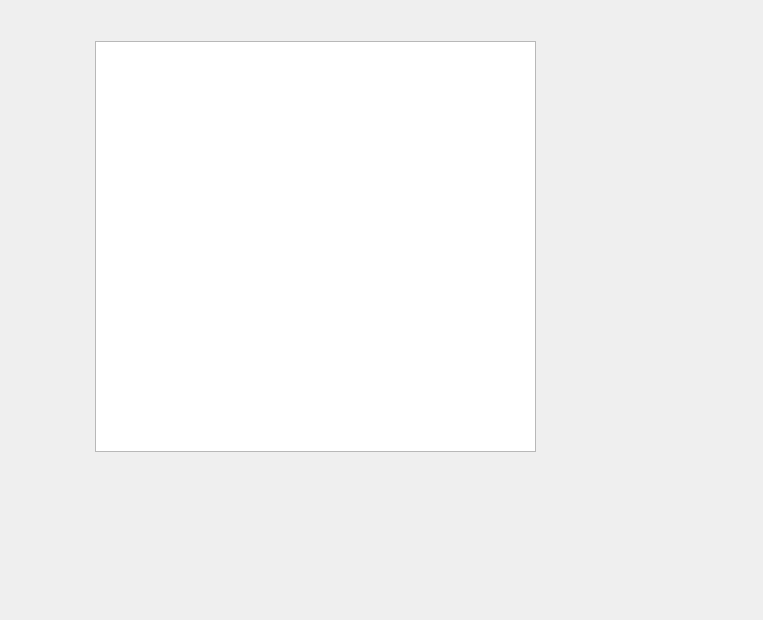
<?xml version="1.0" encoding="UTF-8"?>
<ui version="4.0">
 <class>visitProfile</class>
 <widget class="QWidget" name="visitProfile">
  <property name="geometry">
   <rect>
    <x>0</x>
    <y>0</y>
    <width>763</width>
    <height>620</height>
   </rect>
  </property>
  <property name="windowTitle">
   <string>Form</string>
  </property>
  <widget class="QListWidget" name="listView">
   <property name="geometry">
    <rect>
     <x>95</x>
     <y>41</y>
     <width>441</width>
     <height>411</height>
    </rect>
   </property>
  </widget>
 </widget>
 <resources/>
 <connections/>
</ui>
